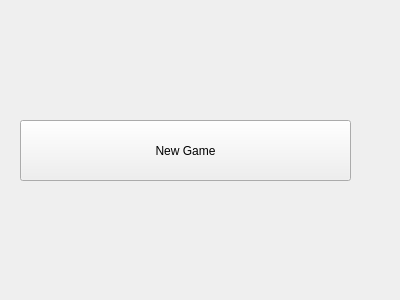
<?xml version="1.0" encoding="UTF-8"?>
<ui version="4.0">
 <class>Button</class>
 <widget class="QWidget" name="Button">
  <property name="geometry">
   <rect>
    <x>0</x>
    <y>0</y>
    <width>400</width>
    <height>300</height>
   </rect>
  </property>
  <property name="windowTitle">
   <string>Form</string>
  </property>
  <widget class="QPushButton" name="pushButton">
   <property name="geometry">
    <rect>
     <x>20</x>
     <y>120</y>
     <width>331</width>
     <height>61</height>
    </rect>
   </property>
   <property name="text">
    <string>New Game</string>
   </property>
  </widget>
 </widget>
 <resources/>
 <connections/>
</ui>
